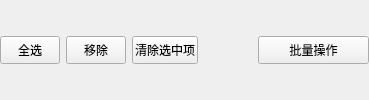
                  <widget class="QWidget" name="page_operate_heji">
                   <layout class="QHBoxLayout" name="horizontalLayout_4">
                    <property name="leftMargin">
                     <number>0</number>
                    </property>
                    <property name="topMargin">
                     <number>0</number>
                    </property>
                    <property name="rightMargin">
                     <number>0</number>
                    </property>
                    <property name="bottomMargin">
                     <number>0</number>
                    </property>
                    <item>
                     <widget class="QPushButton" name="pushButton_heji_selall">
                      <property name="minimumSize">
                       <size>
                        <width>60</width>
                        <height>28</height>
                       </size>
                      </property>
                      <property name="maximumSize">
                       <size>
                        <width>60</width>
                        <height>28</height>
                       </size>
                      </property>
                      <property name="text">
                       <string>全选</string>
                      </property>
                     </widget>
                    </item>
                    <item>
                     <widget class="QPushButton" name="pushButton_heji_del">
                      <property name="minimumSize">
                       <size>
                        <width>60</width>
                        <height>28</height>
                       </size>
                      </property>
                      <property name="maximumSize">
                       <size>
                        <width>60</width>
                        <height>28</height>
                       </size>
                      </property>
                      <property name="text">
                       <string>移除</string>
                      </property>
                     </widget>
                    </item>
                    <item>
                     <widget class="QPushButton" name="pushButton_heji_seldel">
                      <property name="minimumSize">
                       <size>
                        <width>66</width>
                        <height>28</height>
                       </size>
                      </property>
                      <property name="maximumSize">
                       <size>
                        <width>66</width>
                        <height>28</height>
                       </size>
                      </property>
                      <property name="text">
                       <string>清除选中项</string>
                      </property>
                     </widget>
                    </item>
                    <item>
                     <spacer name="horizontalSpacer_7">
                      <property name="orientation">
                       <enum>Qt::Horizontal</enum>
                      </property>
                      <property name="sizeHint" stdset="0">
                       <size>
                        <width>54</width>
                        <height>20</height>
                       </size>
                      </property>
                     </spacer>
                    </item>
                    <item>
                     <widget class="QPushButton" name="pushButton_heji_operate">
                      <property name="minimumSize">
                       <size>
                        <width>111</width>
                        <height>28</height>
                       </size>
                      </property>
                      <property name="maximumSize">
                       <size>
                        <width>111</width>
                        <height>28</height>
                       </size>
                      </property>
                      <property name="styleSheet">
                       <string notr="true">QPushButton
{
text-align: center;
}</string>
                      </property>
                      <property name="text">
                       <string>批量操作</string>
                      </property>
                     </widget>
                    </item>
                   </layout>
                  </widget>
